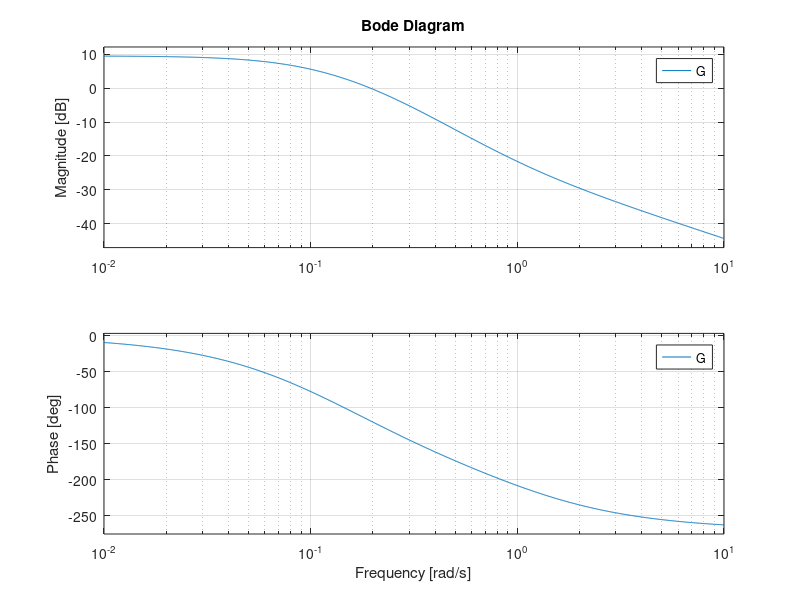
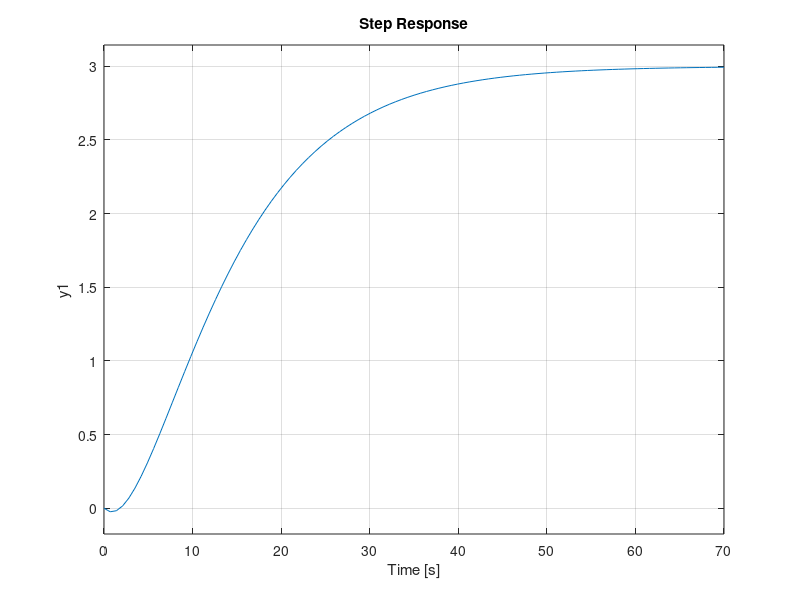
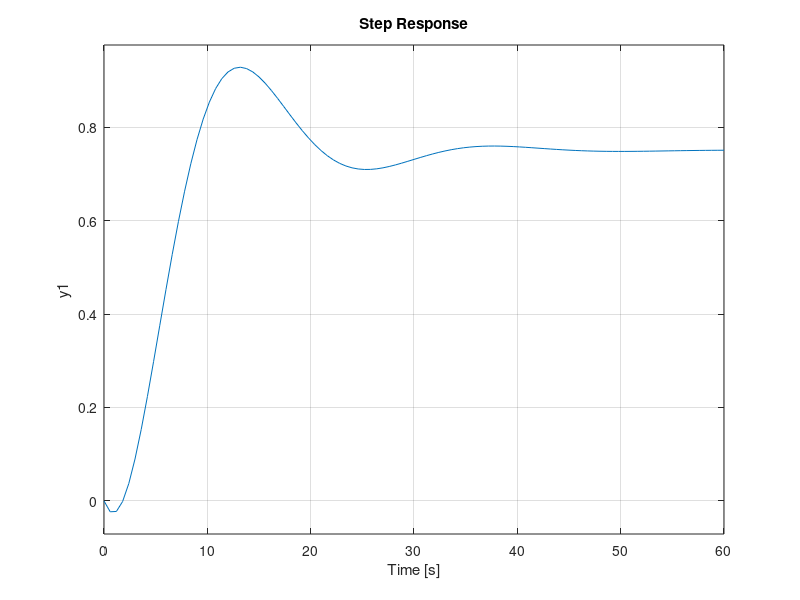

The MATLAB script that drew these images, in order:
close all; clear; clc;

s = tf('s');
G = 3*(-s+1)/((5*s+1)*(10*s+1));
F = 1;

% S = feedback(eye(2), G*F);
% T = feedback(G*F, eye(2));

S = 1/(1+G*F);
T = G*F/(1+G/F);

figure
bode(G)

[m,p] = bode(G,3.1415/2);

[Gm,Pm,wp,wc] = margin(G*F);

figure
step(G)

figure
step(T)
